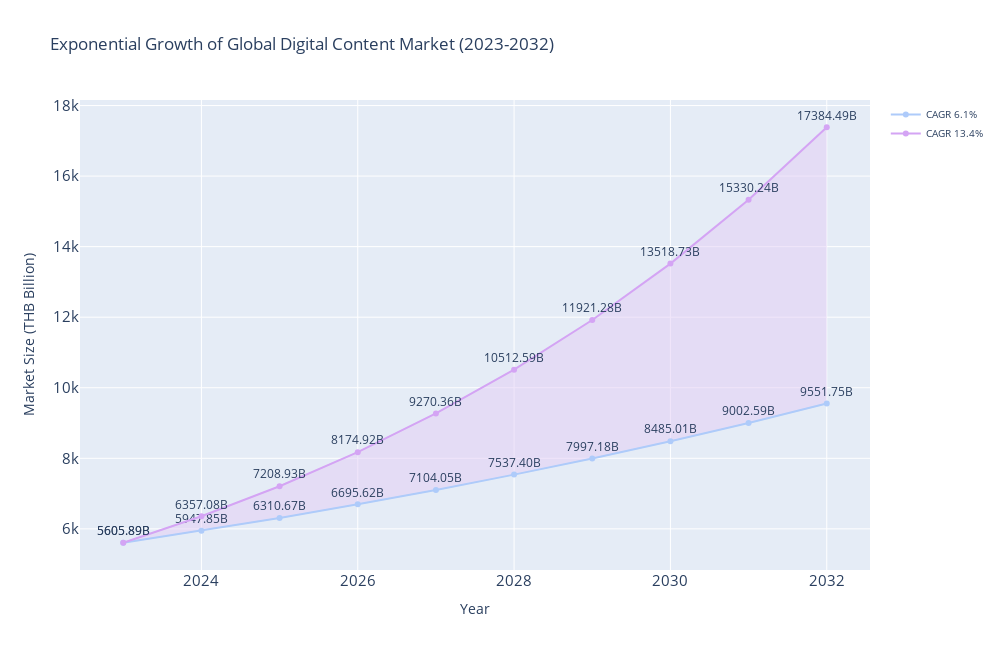

Source (notebook cell):
### Code cell
import plotly.graph_objects as go

# Create traces for the plotly graph
trace1 = go.Scatter(
    x=years,
    y=market_size_6_1_thb,
    mode='lines+markers+text',
    name='CAGR 6.1%',
    line=dict(color='#AECBFA'),
    text=[f'{size:.2f}B' for size in market_size_6_1_thb],
    textposition='top center'
)

trace2 = go.Scatter(
    x=years,
    y=market_size_13_4_thb,
    mode='lines+markers+text',
    name='CAGR 13.4%',
    line=dict(color='#D4A4F4'),
    text=[f'{size:.2f}B' for size in market_size_13_4_thb],
    textposition='top center'
)

# Create the fill between the two lines
fill_between = go.Scatter(
    x=years.tolist() + years[::-1].tolist(),
    y=market_size_6_1_thb.tolist() + market_size_13_4_thb[::-1].tolist(),
    fill='toself',
    fillcolor='rgba(227, 206, 246, 0.5)',
    line=dict(color='rgba(255,255,255,0)'),
    showlegend=False
)

# Create the figure
fig = go.Figure()

# Add traces
fig.add_trace(fill_between)
fig.add_trace(trace1)
fig.add_trace(trace2)

# Update layout
fig.update_layout(
    title='Exponential Growth of Global Digital Content Market (2023-2032)',
    xaxis_title='Year',
    yaxis_title='Market Size (THB Billion)',
    width=1000,  # Adjusted figure width
    height=650,  # Adjusted figure height
    legend=dict(font=dict(size=10)),
    xaxis=dict(tickfont=dict(size=15)),
    yaxis=dict(tickfont=dict(size=15))
)

# Show the figure
fig.show()

### Figure 1 — Plotly figure (JSON) as saved in the notebook; plotly's stock layout.template omitted (floating-point values rounded to 4 significant figures)
{"data": [{"fill": "toself", "fillcolor": "rgba(227, 206, 246, 0.5)", "line": {"color": "rgba(255,255,255,0)"}, "showlegend": false, "type": "scatter", "x": [2023, 2024, 2025, 2026, 2027, 2028, 2029, 2030, 2031, 2032, 2032, 2031, 2030, 2029, 2028, 2027, 2026, 2025, 2024, 2023], "y": [5606.0, 5948.0, 6311.0, 6696.0, 7104.0, 7537.0, 7997.0, 8485.0, 9003.0, 9552.0, 17380.0, 15330.0, 13520.0, 11920.0, 10510.0, 9270.0, 8175.0, 7209.0, 6357.0, 5606.0]}, {"line": {"color": "#AECBFA"}, "mode": "lines+markers+text", "name": "CAGR 6.1%", "text": ["5605.89B", "5947.85B", "6310.67B", "6695.62B", "7104.05B", "7537.40B", "7997.18B", "8485.01B", "9002.59B", "9551.75B"], "textposition": "top center", "type": "scatter", "x": [2023, 2024, 2025, 2026, 2027, 2028, 2029, 2030, 2031, 2032], "y": [5606.0, 5948.0, 6311.0, 6696.0, 7104.0, 7537.0, 7997.0, 8485.0, 9003.0, 9552.0]}, {"line": {"color": "#D4A4F4"}, "mode": "lines+markers+text", "name": "CAGR 13.4%", "text": ["5605.89B", "6357.08B", "7208.93B", "8174.92B", "9270.36B", "10512.59B", "11921.28B", "13518.73B", "15330.24B", "17384.49B"], "textposition": "top center", "type": "scatter", "x": [2023, 2024, 2025, 2026, 2027, 2028, 2029, 2030, 2031, 2032], "y": [5606.0, 6357.0, 7209.0, 8175.0, 9270.0, 10510.0, 11920.0, 13520.0, 15330.0, 17380.0]}], "layout": {"height": 650, "legend": {"font": {"size": 10}}, "title": {"text": "Exponential Growth of Global Digital Content Market (2023-2032)"}, "width": 1000, "xaxis": {"tickfont": {"size": 15}, "title": {"text": "Year"}}, "yaxis": {"tickfont": {"size": 15}, "title": {"text": "Market Size (THB Billion)"}}}}
